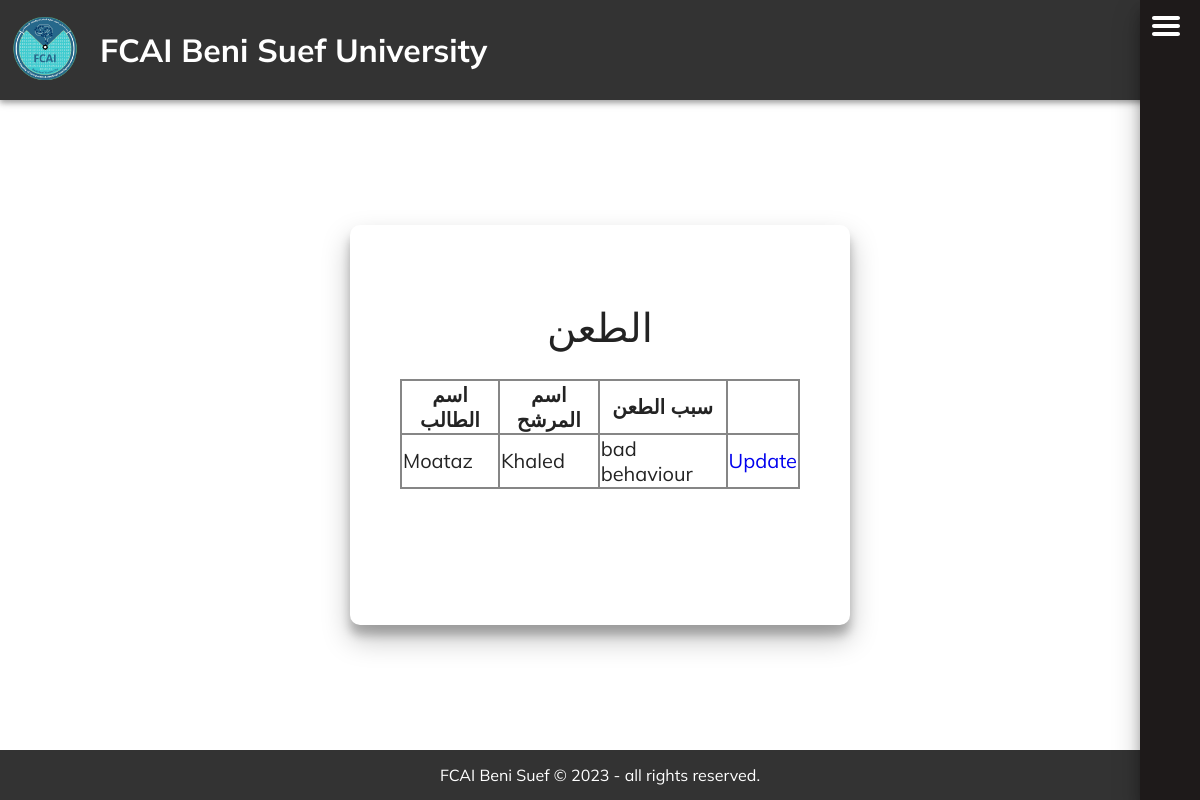
Page /list_contention/ (signed in) on the committed database.
### training/models.py (models this page shows)
class Contention(models.Model):
    user_id = models.ForeignKey(User_Model, on_delete=models.CASCADE)
    nominee_id = models.ForeignKey(Nominee_user, on_delete=models.CASCADE)
    reason = models.TextField()

class User_Model(models.Model):
    Userkey = models.OneToOneField(User, on_delete=models.CASCADE)
    Name = models.CharField(max_length=50, default="")
    Student_id = models.IntegerField(unique=True)
    address = models.CharField(max_length=200, null=True)
    birthdate = models.DateField(null=True)
    collegeYear = models.IntegerField(null=True)
    Voting_status = models.BooleanField(default=False)
    def __str__(self):
        return str(self.Name)

class Nominee_user(models.Model):
    UserModelKey = models.OneToOneField(User_Model, on_delete=models.CASCADE)
    phone_no = models.IntegerField()
    email = models.EmailField(max_length=50)
    community = models.CharField(max_length=20, choices=[('1', 'اللجنة العلمية'),
                                           ('2', 'اللجنة الرياضية'),
                                           ('3', 'اللجنة الاجتماعية'),
                                           ('4', 'أسرة الجوالة و الخدمات'),
                                           ('5', 'اللجنة الثقافية'),
                                           ('6', 'اللجنة الفنية'),
                                           ('7', 'لجنة الاسر و الرحلات')
                                  ])
    rec_letter = models.FileField(upload_to='../rec_letters/')
    final_list = models.BooleanField(default=False)
    Numofvotes = models.IntegerField(default=0)
    def __str__(self):
        return str(self.UserModelKey.Name)

### training/views.py (the view)
# urls.py: path('list_contention/',
@login_required
def list_contention(request):
    contention_list = Contention.objects.all()
    print(contention_list)
    return render(request, 'contentioncontrol.html', {'nominee': contention_list})

### mysite/context_processors.py (called while the page is built)
def control_content(request):
    return {'access' : Control_content.objects.first()}

### training/templates/contentioncontrol.html (shortened to what this page needs)
{% extends 'base.html' %}
{% block headcontent %}
{% load static %}
{% endblock %}
{% block maincontent %}
<div class="sharp card medium">
    <h1 class="card-name">الطعن</h1>
    {% if nominee %}
    <table class="normal-table">
        <tr>
            <th>
                اسم الطالب
            </th>
            <th>
                اسم المرشح
            </th>
            <th>
                سبب الطعن
            </th>
        </tr>
        {%for i in nominee%}
        <tr>
            <td>
                {{i.user_id}}
            </td>
            <td>
                {{i.nominee_id}}
            </td>
            <td>
                {{i.reason}}
            </td>
            <td align="right">
                <a href="{%url 'update_nominee' i.nominee_id.UserModelKey.Student_id%}">Update</a>
            </td>
        </tr>
        {%endfor%}
    </table>
    {% else %}
    <div class="flexvert">لا يوجد طعونات</div>
    {% endif %}
</div>
{% endblock %}

### training/static/css/common.css (style rules this page uses)
.card { display: flex; flex-flow: column; align-items: center; box-shadow: rgba(0, 0, 0, 0.25) 0px 14px 28px, rgba(0, 0, 0, 0.22) 0px 10px 10px; padding: 50px 0 50px; font: 25px muli; color:rgb(35, 35, 35); }
.card-name { font: 40px muli; color:rgb(35, 35, 35); }
.sharp { border-radius: 10px; }
.medium { min-width: 500px; width: 45%; max-width: 100%; min-height: 300px; }
.normal-table { min-width: 400px; width:70%; min-height: 100px; z-index: 1; margin-bottom: 20px; font: 80% muli; border-collapse: collapse; border: 2px solid rgb(134, 134, 134); }
table td + td { border-left:2px solid rgb(134, 134, 134); }
th { text-align: center; border:2px solid rgb(134, 134, 134); }
td { text-align: left; border:2px solid rgb(134, 134, 134); }

### rows in the picture
Contention: user_id "Moataz", nominee_id "Khaled", reason "bad behaviour"
